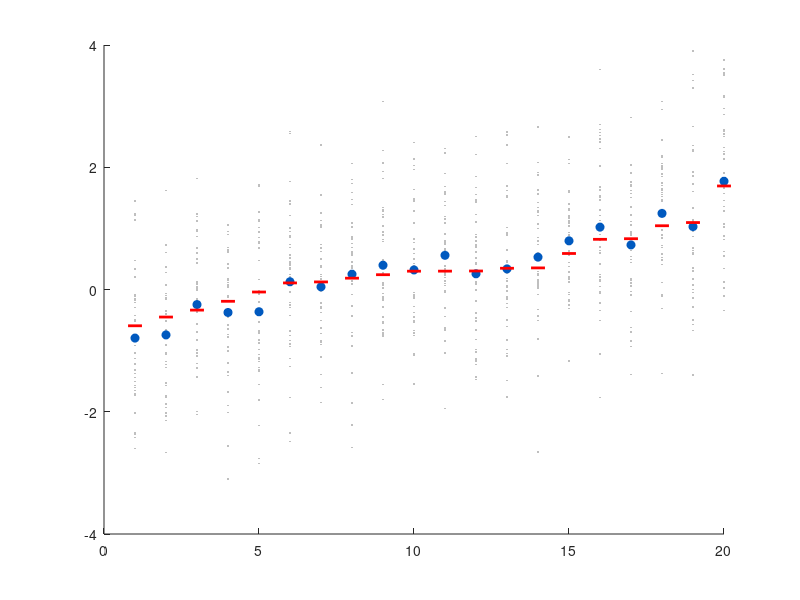

Reproduce this figure in MATLAB. (Note: this script raises an error after producing the figure.)
%% Chapter 21 Lab: Group Analysis (MATLAB)
% Companion to: https://torwager.github.io/elements-of-fmri-tutorials/book/part4/ch21-group-analysis
%
% This lab accompanies Chapter 21, "Group Analysis". You will simulate
% hierarchical (multi-subject) data with known ground truth, compare fixed
% effects (FFX) and random effects (RFX) inference, fit mixed effects
% models, and see how robust regression protects group results from
% outlier subjects.
%
% Requirements: Statistics and Machine Learning Toolbox (ttest, fitlme,
% robustfit). The mixed-model section also demonstrates CANlab's
% glmfit_multilevel from CanlabCore (https://github.com/canlab/CanlabCore);
% that section is optional if CanlabCore is not on your path.
% Code adapted from CANlab tutorials (github.com/canlab,
% CANlab_help_examples/canlab_mixed_effects_matlab_demo1) and the
% Computational Foundations mixed-effects tutorials.
%
% Runtime: about a minute. All data are simulated.

%% 1. Simulate hierarchical (multi-subject) data
% Group fMRI data have two levels. For one voxel's contrast:
%
%   Level 1 (within-subject):   y_ij = beta_i + eps_ij,  eps ~ N(0, sigma_w^2)
%   Level 2 (between-subject):  beta_i = beta_G + eta_i, eta ~ N(0, sigma_b^2)
%
% Trials scatter around each subject's true effect beta_i, and the subject
% effects scatter around the population effect beta_G. The two variance
% components -- within-subject noise and true between-subject variability
% -- drive everything in this lab.

rng(2021);          % seed the random number generator for reproducibility

n_subj   = 20;      % subjects
n_trials = 40;      % trials (1st-level observations) per subject
beta_G   = 0.5;     % true population effect
sigma_b  = 0.5;     % SD of true subject effects (eta_i)
sigma_w  = 1.0;     % SD of trial-level noise (eps_ij)

subj_fx = beta_G + sigma_b .* randn(1, n_subj);              % true beta_i
Y = repmat(subj_fx, n_trials, 1) + sigma_w .* randn(n_trials, n_subj);

subj_means = mean(Y)';       % first-level summary statistic per subject

% Plot trials, subject means, and true effects, sorted by true effect
[~, order] = sort(subj_fx);

figure; hold on;
for k = 1:n_subj
    i = order(k);
    plot(k * ones(n_trials, 1), Y(:, i), '.', 'Color', [.75 .75 .75], 'MarkerSize', 4);
end
plot(1:n_subj, subj_means(order), 'o', 'Color', [0 .35 .75], 'MarkerFaceColor', [0 .35 .75]);
plot(1:n_subj, subj_fx(order), '_r', 'LineWidth', 2, 'MarkerSize', 10);
yline(beta_G, '--k'); yline(0, 'k');
xlabel('Subject (sorted by true effect)'); ylabel('Response (a.u.)');
title('Trials (gray), subject means (blue), true subject effects (red)');

%% 2. Decompose the variance of subject means
% The subject means vary because of BOTH real individual differences and
% leftover trial noise:  var(means) ~ sigma_b^2 + sigma_w^2 / n_trials.
% With 40 trials, between-subject variance dominates.

var_obs      = var(subj_means);
var_expected = sigma_b^2 + sigma_w^2 / n_trials;

fprintf('Variance of subject means, observed:  %.3f\n', var_obs);
fprintf('Expected sigma_b^2 + sigma_w^2/n:     %.3f + %.3f = %.3f\n', ...
    sigma_b^2, sigma_w^2 / n_trials, var_expected);

%% 3. Fixed effects vs. random effects inference on one dataset
% FFX ("super subject"): concatenate all trials from all subjects into one
% t-test. Its error term contains only within-subject noise (df ~ 799).
% RFX (summary statistics): one-sample t-test on the 20 subject means;
% variation ACROSS SUBJECTS is the error term (df = 19).

[~, p_ffx, ~, stat_ffx] = ttest(Y(:));          % FFX: pool 800 trials
[~, p_rfx, ~, stat_rfx] = ttest(subj_means);    % RFX: subject means

fprintf('\n%-28s  est = %.3f  t(%4d) = %6.2f  p = %.2g\n', ...
    'FFX (pool all trials):', mean(Y(:)), stat_ffx.df, stat_ffx.tstat, p_ffx);
fprintf('%-28s  est = %.3f  t(%4d) = %6.2f  p = %.2g\n', ...
    'RFX (subject means):', mean(subj_means), stat_rfx.df, stat_rfx.tstat, p_rfx);

% Same group estimate -- but FFX standard errors are far too small, because
% between-subject variance is missing from its error term.

%% 4. The false-positive experiment: FFX inflates FPR under the null
% Set the TRUE group effect to zero but keep real between-subject
% variability: some subjects activate, others deactivate, population mean
% is nil. A valid test should reject ~5% of the time. Repeat with
% sigma_b = 0 (identical subjects), the only world where FFX is valid.

n_iter = 1000;                 % simulated experiments; more -> stabler FPR estimates
sigma_b_levels = [0 0.5];      % between-subject SDs: identical subjects vs. real differences
fpr = zeros(numel(sigma_b_levels), 2);            % rows: sigma_b, cols: FFX RFX

for s = 1:numel(sigma_b_levels)
    sb = sigma_b_levels(s);
    p1 = zeros(n_iter, 1); p2 = zeros(n_iter, 1);
    for it = 1:n_iter
        sfx = sb .* randn(1, n_subj);                                 % beta_G = 0
        Yi  = repmat(sfx, n_trials, 1) + sigma_w .* randn(n_trials, n_subj);
        [~, p1(it)] = ttest(Yi(:));                                   % FFX
        [~, p2(it)] = ttest(mean(Yi)');                               % RFX
    end
    fpr(s, :) = [mean(p1 < .05) mean(p2 < .05)];
end

t = array2table(fpr, 'VariableNames', {'FFX', 'RFX'}, ...
    'RowNames', {'sigma_b = 0', 'sigma_b = 0.5'});
disp('False positive rates at alpha = .05 (nominal: 0.05):'); disp(t)

figure;
bar(fpr); hold on; yline(0.05, '--k', 'nominal \alpha = .05');
set(gca, 'XTickLabel', {'\sigma_b = 0 (identical)', '\sigma_b = 0.5 (subjects differ)'});
legend({'FFX (super subject)', 'RFX (summary statistics)'}, 'Location', 'northwest');
ylabel('False positive rate');
title('FFX inflates false positives when between-subject variance exists');

% With realistic individual differences, FFX rejects the true null most of
% the time. Valid population inference requires between-subject variation
% in the error term -- which is exactly what RFX provides.

%% 5. A genuine mixed effects model with fitlme
% Now a within-subject design: each subject completes trials in two
% conditions (effects coded -0.5 / +0.5), with random intercepts AND random
% slopes across subjects. We fit the full mixed model to trial-level data
% and compare it with the summary statistics approach.

rng(33);                               % seed for reproducibility
n_subj = 24; n_per_cond = 30;          % subjects; trials per condition
betaG_0 = 0.2; betaG_1 = 0.6;          % population intercept, condition effect
sd_int = 0.4; sd_slope = 0.5;          % between-subject SDs of intercept, slope
sigma_w = 1.0;                         % SD of trial-level (within-subject) noise

subject = []; cond = []; y = [];
for i = 1:n_subj
    b0 = betaG_0 + sd_int * randn;
    b1 = betaG_1 + sd_slope * randn;
    ci = [-0.5 * ones(n_per_cond, 1); 0.5 * ones(n_per_cond, 1)];
    yi = b0 + b1 .* ci + sigma_w .* randn(2 * n_per_cond, 1);
    subject = [subject; i * ones(2 * n_per_cond, 1)]; %#ok<AGROW>
    cond = [cond; ci]; y = [y; yi];                   %#ok<AGROW>
end
tbl = table(y, cond, categorical(subject), 'VariableNames', {'y', 'cond', 'subject'});

% Wilkinson notation: fixed effect of cond, random intercept + slope by subject
lme = fitlme(tbl, 'y ~ cond + (cond | subject)', 'FitMethod', 'REML');
disp(lme)

% Compare: summary statistics approach (t-test on per-subject differences)
diffs = zeros(n_subj, 1);
for i = 1:n_subj
    wh = subject == i;
    diffs(i) = mean(y(wh & cond > 0)) - mean(y(wh & cond < 0));
end
[~, p_ss, ~, stat_ss] = ttest(diffs);
fprintf('\nSummary statistics: est = %.3f, SE = %.3f, t(%d) = %.2f, p = %.2g\n', ...
    mean(diffs), std(diffs) / sqrt(n_subj), stat_ss.df, stat_ss.tstat, p_ss);

% With a balanced design and homogeneous error, the two agree closely: the
% one-sample t-test on contrasts IS a simplified mixed effects analysis.
% The mixed model additionally returns the variance components (compare the
% random-effects SDs in the fitlme output with sd_int/sd_slope above).

%% 6. CANlab glmfit_multilevel: precision-weighted summary statistics
% CANlab's glmfit_multilevel fits a first-level model per subject, then a
% precision-weighted second-level model -- a fast mixed-effects compromise
% used in the CANlab GLM and mediation toolboxes (igls.m, mediation.m).
% Skip this cell if CanlabCore is not on your path.
% Adapted from CANlab tutorials (github.com/canlab).

if ~isempty(which('glmfit_multilevel'))
    YY = cell(1, n_subj); XX = cell(1, n_subj);
    for i = 1:n_subj
        wh = subject == i;
        YY{i} = y(wh);
        XX{i} = cond(wh);       % intercept is added automatically (first column)
    end

    stats_ml = glmfit_multilevel(YY, XX, [], 'weighted', 'noverbose', ...
        'names', {'Intercept' 'Condition'});

    fprintf('glmfit_multilevel: Condition effect = %.3f, t(%.1f) = %.2f, p = %.2g\n', ...
        stats_ml.beta(1, 2), stats_ml.dfe(2), stats_ml.t(1, 2), stats_ml.p(1, 2));
else
    disp('CanlabCore not found -- skipping glmfit_multilevel demo.');
end

%% 7. Outlier subjects: OLS vs. robust (IRLS) regression
% Second-level scenario: one contrast (COPE) value per subject, regressed
% on a behavioral covariate. There is NO true relationship -- until one
% outlier subject creates one. Robust iteratively reweighted least squares
% (IRLS) down-weights points far from the central mass of subjects.
% CANlab's robfit.m applies this voxelwise to contrast images.

rng(11);                               % seed for reproducibility
n2 = 30;                               % subjects contributing one COPE each
perf = randn(n2, 1);                   % behavioral covariate (mean-centered)
cope = 0.3 .* randn(n2, 1);            % contrast values: true slope = 0

perf_o = perf; cope_o = cope;
perf_o(end) = 4; cope_o(end) = 3;      % one extreme outlier subject

[b_clean, ~, st_clean] = glmfit(perf, cope);            % OLS, clean
[b_ols,   ~, st_ols]   = glmfit(perf_o, cope_o);        % OLS, with outlier
[b_rob, st_rob]        = robustfit(perf_o, cope_o);     % IRLS (bisquare)

fprintf('Slope, clean OLS:          %6.3f  (p = %.3f)\n', b_clean(2), st_clean.p(2));
fprintf('Slope, OLS with outlier:   %6.3f  (p = %.3f)  <- spurious!\n', b_ols(2), st_ols.p(2));
fprintf('Slope, robust IRLS:        %6.3f  (p = %.3f)\n', b_rob(2), st_rob.p(2));
fprintf('IRLS weight for the outlier subject: %.3f\n', st_rob.w(end));

xg = linspace(-2.5, 4.5, 50)';
figure; hold on;
scatter(perf_o, cope_o, 40, 1 - st_rob.w, 'filled', 'MarkerEdgeColor', 'k');
colormap(flipud(gray)); cb = colorbar; ylabel(cb, '1 - IRLS weight (darker = kept)');
plot(xg, b_ols(2) .* xg + b_ols(1), 'r-', 'LineWidth', 1.5);
plot(xg, b_rob(2) .* xg + b_rob(1), 'k-', 'LineWidth', 1.5);
legend({'subjects (shaded by IRLS weight)', 'OLS fit', 'robust IRLS fit'}, ...
    'Location', 'northwest');
xlabel('Performance (covariate)'); ylabel('Contrast value (COPE)');
title('One outlier subject flips the OLS slope; IRLS down-weights it');

%% 8. Wrap-up
% - Multi-subject data are hierarchical; valid population inference puts
%   between-subject variability in the error term.
% - FFX omits that variance component: valid only if subjects are
%   identical, badly anticonservative otherwise.
% - The summary statistics approach implicitly treats subject as a random
%   effect and is fully efficient when first-level precision is homogeneous.
% - Mixed models (fitlme, glmfit_multilevel, igls, FLAME, 3dMEMA) estimate
%   variance components explicitly and precision-weight subjects; they help
%   most with unbalanced, missing, or variable-quality data.
% - Robust IRLS regression (robustfit; robfit.m for images) is cheap
%   insurance against outlier subjects at the second level.
%
% Next: Chapter 22 -- running this group test at 100,000 voxels at once
% raises the multiple comparisons problem.
